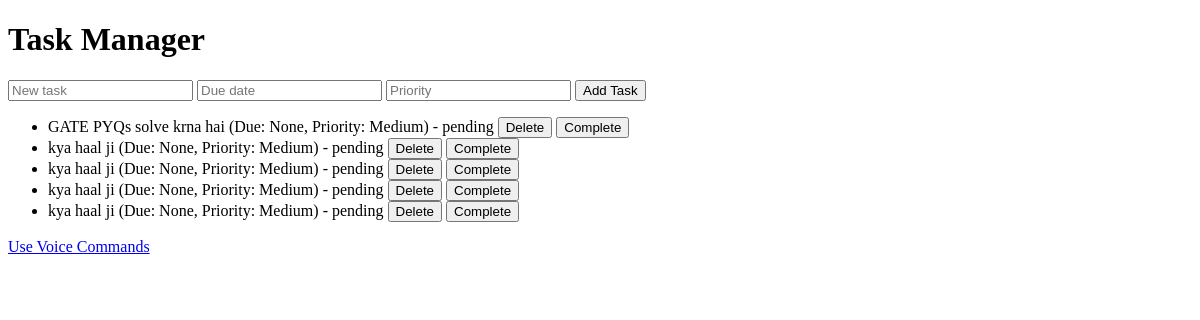
Before: / with the older database file.
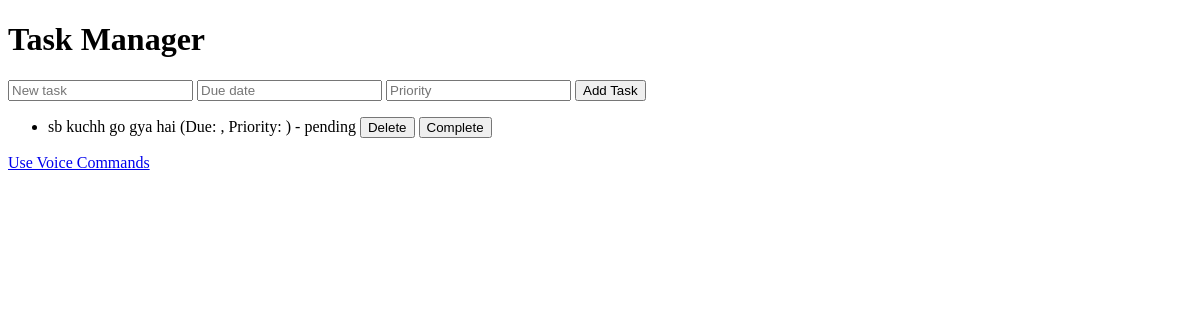
After: the same page with the newer database file.
### tables this page shows
CREATE TABLE "tasks" (
        id INTEGER PRIMARY KEY AUTOINCREMENT,
        task TEXT NOT NULL,
        status TEXT NOT NULL DEFAULT 'pending',
        due_date TEXT,
        priority TEXT
    );

### app.py (the view, shortened to what this page needs)
@app.route('/', methods=['GET', 'POST'])
def index():
    tasks = view_scheduled_tasks()
    return render_template('index.html', tasks=tasks)

### app.py (called while the page is built)
def view_scheduled_tasks():
    conn = sqlite3.connect('task_manager.db')
    c = conn.cursor()
    c.execute('SELECT id, task, due_date, priority, status FROM tasks')
    tasks = c.fetchall()
    conn.close()
    return tasks

### templates/index.html (shortened to what this page needs)
<!doctype html>
<html lang="en">
<head>
</head>
<body>
    <h1>Task Manager</h1>
    <form action="{{ url_for('index') }}" method="post">
        <input type="text" name="task" placeholder="New task" required>
        <input type="text" name="due_date" placeholder="Due date">
        <input type="text" name="priority" placeholder="Priority">
        <button type="submit" name="add_task">Add Task</button>
    </form>
    <ul>
        {% for task in tasks %}
            <li>
                {{ task[1] }} (Due: {{ task[2] }}, Priority: {{ task[3] }}) - {{ task[4] }}
                <form action="{{ url_for('index') }}" method="post" style="display:inline;">
                    <button type="submit" name="delete_task">Delete</button>
                </form>
                <form action="{{ url_for('index') }}" method="post" style="display:inline;">
                    <button type="submit" name="complete_task">Complete</button>
                </form>
            </li>
        {% endfor %}
    </ul>
    <a href="{{ url_for('voice') }}">Use Voice Commands</a>
</body>
</html>

Changed rows visible on the page:
removed tasks: task "GATE PYQs solve krna hai", task "None", priority "Medium", status "pending"
removed tasks: task "kya haal ji", task "None", priority "Medium", status "pending"
removed tasks: task "kya haal ji", task "None", priority "Medium", status "pending"
removed tasks: task "kya haal ji", task "None", priority "Medium", status "pending"
removed tasks: task "kya haal ji", task "None", priority "Medium", status "pending"
added tasks: task "sb kuchh go gya hai", status "pending"
